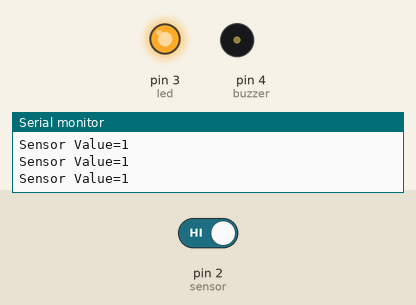
Simulated run of this sketch. Board: Arduino Uno, built with avr-gcc and run on an emulated ATmega328P. On the bench: output pins drawn as LEDs (lit = HIGH), buzzer (waves = sounding, pin HIGH), the last lines printed to the serial monitor. Dashed ring = blinking. The test bench sets the inputs (shaded band); at power-on: pin 2 (sensor) HIGH.

Above: at 1.2 s.
1.3 s: pin 2 (sensor) driven LOW
At 2.25 s:
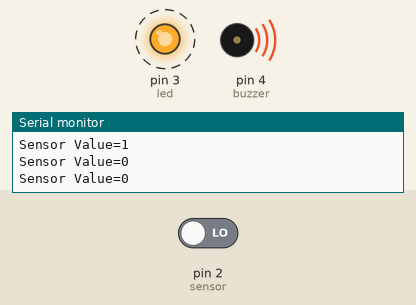
4.3 s: pin 2 (sensor) driven HIGH
At 4.5 s:
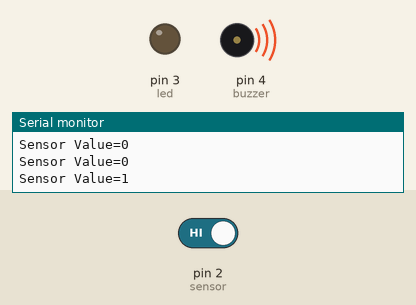
Timing chart, 0 to 7.3 s (numbered marks = the images above; inputs shaded):
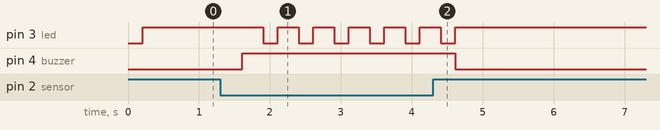

The sketch:

fire_alarm.ino
```cpp
int sensor=2;
int led=3;
int buzzer=4;
int sensorValue=0;


void setup() {
  pinMode(sensor,INPUT);
  pinMode(led,OUTPUT);
  pinMode(buzzer,OUTPUT);
  Serial.begin(9600);
  Serial.println("Started...");
  delay(5);

}

void loop() {
  sensorValue=digitalRead(sensor);
  Serial.println("Sensor Value="+String(sensorValue));
  delay(200);
  if(sensorValue==0){
    digitalWrite(buzzer,HIGH);
    digitalWrite(led,HIGH);
    delay(300);
    digitalWrite(led,LOW);

    }else{
      digitalWrite(buzzer,LOW);
      digitalWrite(led,HIGH);

      }


}
```

Measured:
- after the input at 1.3 s, pin 3 (led): alternates HIGH for 0.30 s and LOW for 0.20 s, starting after 0.61 s; pin 4 (buzzer): LOW → HIGH after 0.31 s
- after the input at 4.3 s, pin 3 (led): goes on until 4.6 s, then stays HIGH; pin 4 (buzzer): HIGH → LOW after 0.31 s
